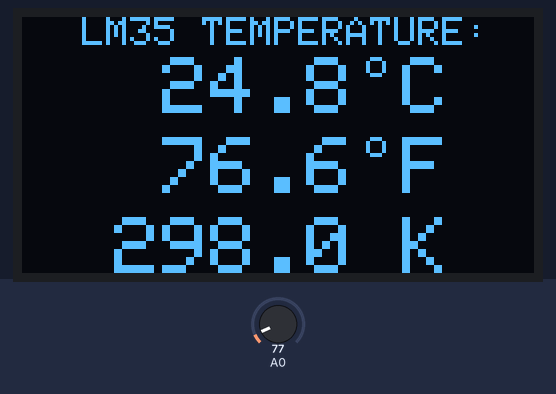
Bench run of a sketch on a simulated ESP8266 (NodeMCU). Shown: 128×64 one-colour display. The test bench sets the inputs (shaded band); at power-on: A0 = 77. What the sketch prints to the serial monitor is not drawn.

Above: at 2.2 s.
2.3 s: A0 set to 130
At 4.3 s:
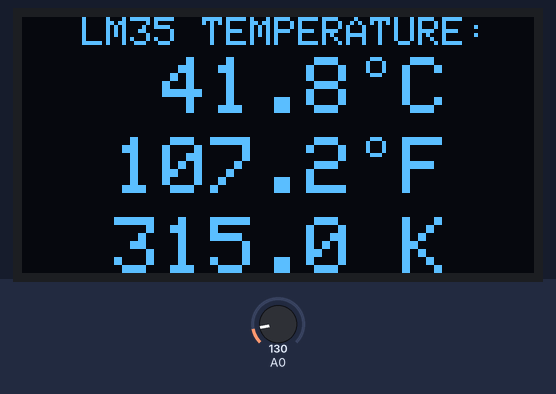
4.6 s: A0 set to 107
At 6.0 s:
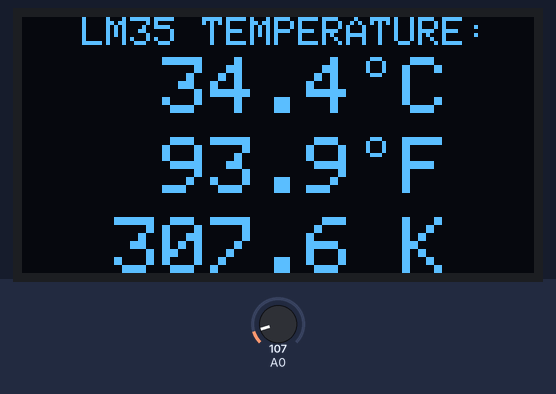
6.7 s: A0 set to 92
At 7.7 s:
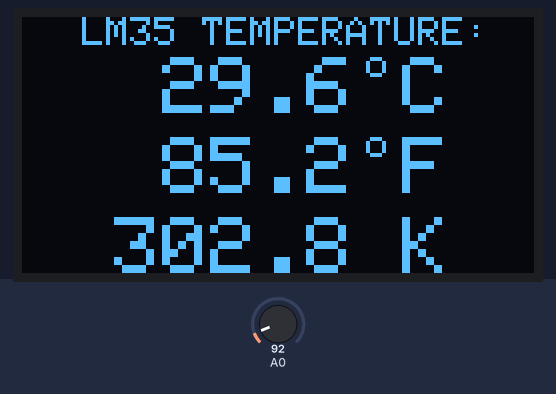
Timing chart, 0 to 9.7 s (numbered marks = the images above; inputs shaded):
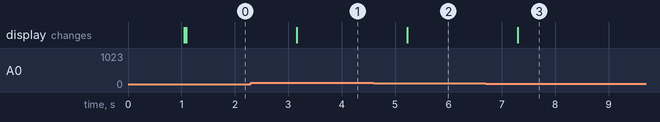

Measured:
- after the input at 2.3 s, the display: changes after 0.86 s (image 1)
- after the input at 4.6 s, the display: changes after 0.63 s (image 2)
- after the input at 6.7 s, the display: changes after 0.60 s (image 3)

The sketch:

H_T.ino
```cpp
#include <Wire.h>              // include Arduino wire library (required for I2C devices)
#include <Adafruit_GFX.h>      // include Adafruit graphics library
#include <Adafruit_SSD1306.h>  // include Adafruit SSD1306 OLED display driver

// define SSD1306 OLED reset at NodeMCU D1 (GPIO5)
#define OLED_RESET    D1
// initialize Adafruit display library
Adafruit_SSD1306 display(OLED_RESET);

void setup()
{
  Serial.begin(9600);  // open serial port
  delay(1000);         // wait a second
  // set I2C pins [SDA = GPIO4 (D2), SCL = GPIO0 (D3)], default clock is 100kHz
  Wire.begin(4, 0);
  // initialize the SSD1306 OLED display with I2C address = 0x3D
  display.begin(SSD1306_SWITCHCAPVCC, 0x3D);

  // clear the display buffer.
  display.clearDisplay();

  display.setTextSize(1);   // text size = 1
  display.setTextColor(WHITE, BLACK);  // set text color to white and black background
  display.setCursor(15, 0);            // move cursor to position (15, 0) pixel
  display.print("LM35 TEMPERATURE:");
  display.display();        // update the display
  display.setTextSize(2);   // text size = 2
}

int tKelvin, tCelsius, tFahrenheit;
// main loop
void loop()
{
  // read analog voltage and convert it to tenths °C ( = millivolts)
  tCelsius = analogRead(A0) * 3300/1024;

  tKelvin     = tCelsius + 2732;       // convert tenths °C to tenths Kelvin
  tFahrenheit = tCelsius * 9/5 + 320 ; // convert tenths °C to tenths °Fahrenheit

  // print temperature in degree Celsius
  display.setCursor(23, 10);
  if (tCelsius >= 1000) {    // if temperature >= 100.0 °C
    display.printf("%03u.%1u C", tCelsius / 10, tCelsius % 10);
    Serial.printf("Temperature = %03u.%1u°C\r\n", tCelsius / 10, tCelsius % 10);
  }
  else {
    display.printf(" %02u.%1u C", tCelsius / 10, tCelsius % 10);
    Serial.printf("Temperature =  %02u.%1u°C\r\n", tCelsius / 10, tCelsius % 10);
  }

  // print temperature in degree Fahrenheit
  display.setCursor(23, 30);
  if (tFahrenheit >= 1000) {     // if temperature >= 100.0 °F
    display.printf("%03u.%1u F", tFahrenheit / 10, tFahrenheit % 10);
    Serial.printf("            = %03u.%1u°F\r\n", tFahrenheit / 10, tFahrenheit % 10);
  }
  else {
    display.printf(" %02u.%1u F", tFahrenheit / 10, tFahrenheit % 10);
    Serial.printf("            =  %2u.%1u°F\r\n", tFahrenheit / 10, tFahrenheit % 10);
  }

  // print temperature in Kelvin
  display.setCursor(23, 50);
  display.printf("%03u.%1u K", tKelvin / 10, tKelvin % 10);
  Serial.printf("            = %03u.%1u K\r\n\r\n", tKelvin / 10, tKelvin % 10);

  // print degree symbols ( ° )
  display.drawCircle(88, 12, 2, WHITE);
  display.drawCircle(88, 32, 2, WHITE);

  // update the display
  display.display();

  delay(1000);  // wait a second
}

// end of code.
```
